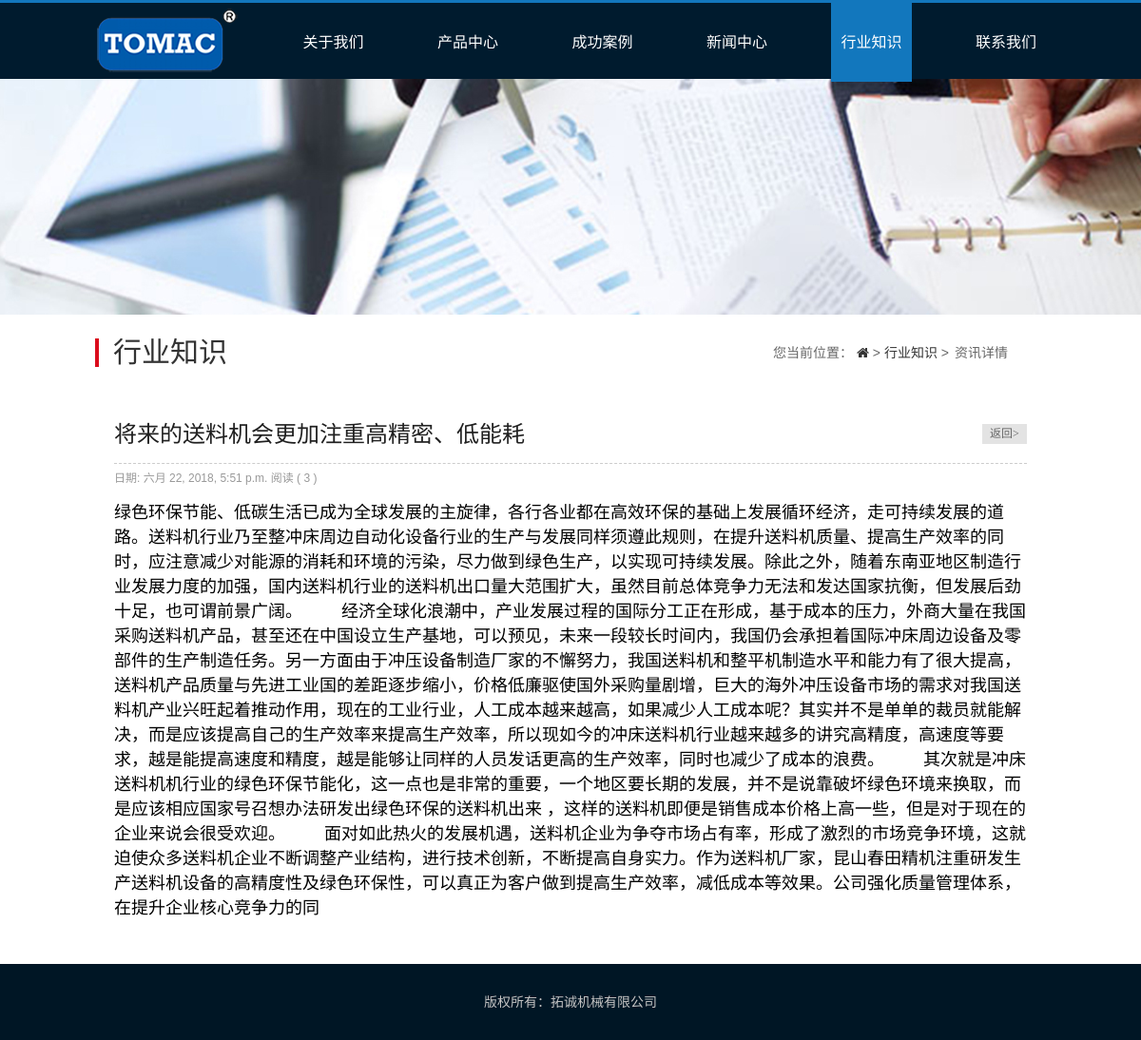
The page /knowledge/3/ on the database its author committed.
### toptran/models.py (models this page shows, shortened)
@python_2_unicode_compatible
class Knowledge(models.Model):
	image = FilerImageField(null=True,blank=True,related_name='knowledge_image')
	title = models.CharField(max_length=200)
	body = RichTextField(blank=True,null=True,verbose_name="body")
	pub_date = models.DateTimeField(default=timezone.now)
	views = models.PositiveIntegerField(default=0)
	def increase_views(self):
		self.views += 1
		self.save(update_fields=['views'])
	class Meta():
		ordering = ['-pub_date']

### toptran/views.py (the view)
# urls.py: url(r'^knowledge/(?P<pk>[0-9]+)/$', views.knowledgedetail, name='knowledgedetail'),
def knowledgedetail(request,pk):
	knowledge = get_object_or_404(Knowledge,pk=pk)
	knowledge.increase_views()
	knowledge.body = markdown.markdown(knowledge.body,
		                          extensions=[
                                     'markdown.extensions.extra',
                                     'markdown.extensions.codehilite',
                                     'markdown.extensions.toc',
                                  ])
	return render(request,'toptran/knowledgedetail.html',context={'knowledge':knowledge})

### templates/toptran/knowledgedetail.html (shortened to what this page needs)
{% extends 'toptran/base.html' %}
{% load staticfiles %}
{% block title %}
    <link rel="stylesheet" type="text/css" href="{% static 'index.css' %}">
  <link rel="stylesheet" type="text/css" href="{% static 'css/knowledge.css' %}">
  <link rel="stylesheet" type="text/css" href="{% static 'css/base.css' %}">
<link href="http://cdn.bootcss.com/font-awesome/4.7.0/css/font-awesome.min.css" rel="stylesheet">
{% endblock %}
{% block content %}
<div class="header">
    <nav>
        <ul>
           <li><a href="{% url 'toptran:index' %}"><div><img src="{% static 'img/LOGO.png' %}"></div></a></li>
           <li class="nav"><a href="{% url 'toptran:about' %}">关于我们</a></li>
           <li class="nav"><a href="{% url 'toptran:product_list' %}">产品中心</a></li>
           <li class="nav"><a href="{% url 'toptran:case' %}">成功案例</a></li>
           <li class="nav"><a href="{% url 'toptran:news' %}">新闻中心</a></li>
           <li class="cont"><a href="{% url 'toptran:knowledge' %}">行业知识</a></li>
           <li class="nav"><a href="{% url 'toptran:contact' %}">联系我们</a></li>
        </ul>
  </nav>
</div>
<div class="news">
            <div class="mbx_nav">
                <p>行业知识
                  <span>您当前位置：
                      <a href="/">
                        <i class="fa fa-home heading-icon" aria-hidden="true"></i></a> >
                        <a href="{% url 'toptran:knowledge' %}">行业知识</a> >
                        <span>资讯详情</span>
                    </span>
                </p>
            </div>
            <div class="new_all_1">
             <div class="news_xx_tit">
          <div class="xx_tit_left">
              <p>{{ knowledge.title }}</p>
            </div>
            <div class="xx_tit_right">
              <a href="{% url 'toptran:knowledge' %}">返回></a>
            </div>
        </div>
        <p class="xx_day"> 日期:  {{knowledge.pub_date }} 阅读 ( {{ knowledge.views }} )</p>
        <br>
        <div style="font-size: 150%;margin:0px,20px;padding:0px,20px;">
        {{knowledge.body|safe }}
        </div>
        </div>
</div>
<br>
<br>
{% endblock %}

### static/index.css (style rules this page uses)
nav ul { height: 80px; border-top:3px solid #1277BD; background-color:#001B2E; display: flex; flex-direction:row; justify-content: space-between; align-items: center; list-style: none; margin:0px; padding: 0px 100px ; }
.nav a:link, .nav a:visited { font-size: 16px; color:white; text-decoration: none; list-style: none; outline:none; }
li { margin:0px 0px; padding: 30px 10px 30px 10px; }
li a:link, li a:visited { outline:none; }

### static/css/base.css (style rules this page uses)
body,div,dl,dt,dd,ul,ol,li,h1,h2,h3,h4,h5,h6,pre,form,fieldset,input,textarea,p,blockquote,th,td,img,area,param { margin:0; padding:0; }
html,body { margin:0; padding:0; height: 100%; font-family:arial,黑体,sans-serif; -webkit-text-size-adjust:none; }
ol,ul { padding-left:0; list-style-type:none; list-style:none; }
img { border:none; display:inline-block; vertical-align:middle; }
body { font-size:12px; }

### rows shown on the page
Knowledge: title "将来的送料机会更加注重高精密、低能耗", pub_date "六月 22, 2018, 5:51 p.m.", views "3", body "绿色环保节能、低碳生活已成为全球发展的主旋律，各行各业都在高效环保的基础上发展循环经济，走可持续发展的道路。送料机行业乃至整冲床周边自动化设备行业的生产与发展同样须遵此规则，在提升送料机质量、提高生产效率的同时，应注意减少对能源的消耗和环境的污染，尽力做到绿色生产，以实现可持续发展。除此之外，随着东南亚地区制造行业发展力度的加强，国内送料机行业的送料机出口量大范围扩大，虽然目前总体竞争力无法和发达国家抗衡，但发展后劲十足，也可谓前景广阔。 经济全球化浪潮中，产业发展过程的国际分工正在形成，基于成本的压力，外商大量在我国采购送料机产品，甚至还在中国设立生产基地，可以预见，未来一段较长时间内，我国仍会承担着国际冲床周边设备及零部件的生产制造任务。另一方面由于冲压设备制造厂家的不懈努力，我国送料机和整平机制造水平和能力有了很大提高，送料机产品质量与先进工业国的差距逐步缩小，价格低廉驱使国外采购量剧增，巨大的海外冲压设备市场的需求对我国送料机产业兴旺起着推动作用，现在的工业行业，人工成本越来越高，如果减少人工成本呢？其实并不是单单的裁员就能解决，而是应该提高自己的生产效率来提高生产效率，所以现如今的冲床送料机行业越来越多的讲究高精度，高速度等要求，越是能提高速度和精度，越是能够让同样的人员发话更高的生产效率，同时也减少了成本的浪费。 其次就是冲床送料机机行业的绿色环保节能化，这一点也是非常的重要，一个地区要长期的发展，并不是说靠破坏绿色环境来换取，而是应该相应国家号召想办法研发出绿色环保的送料机出来 ，这样的送料机即便是销售成本价格上高一些，但是对于现在的企业来说会很受欢迎。…"
